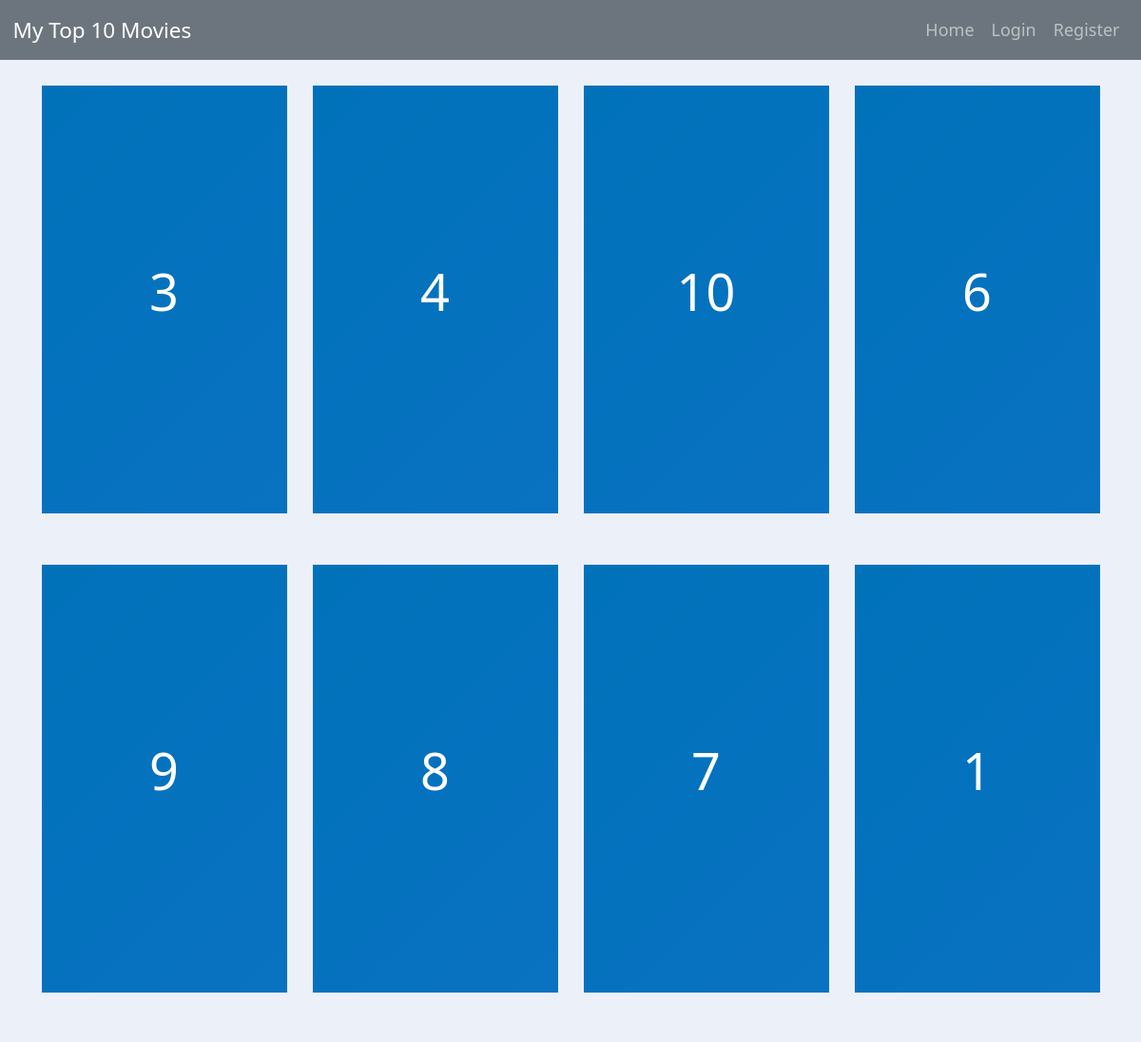
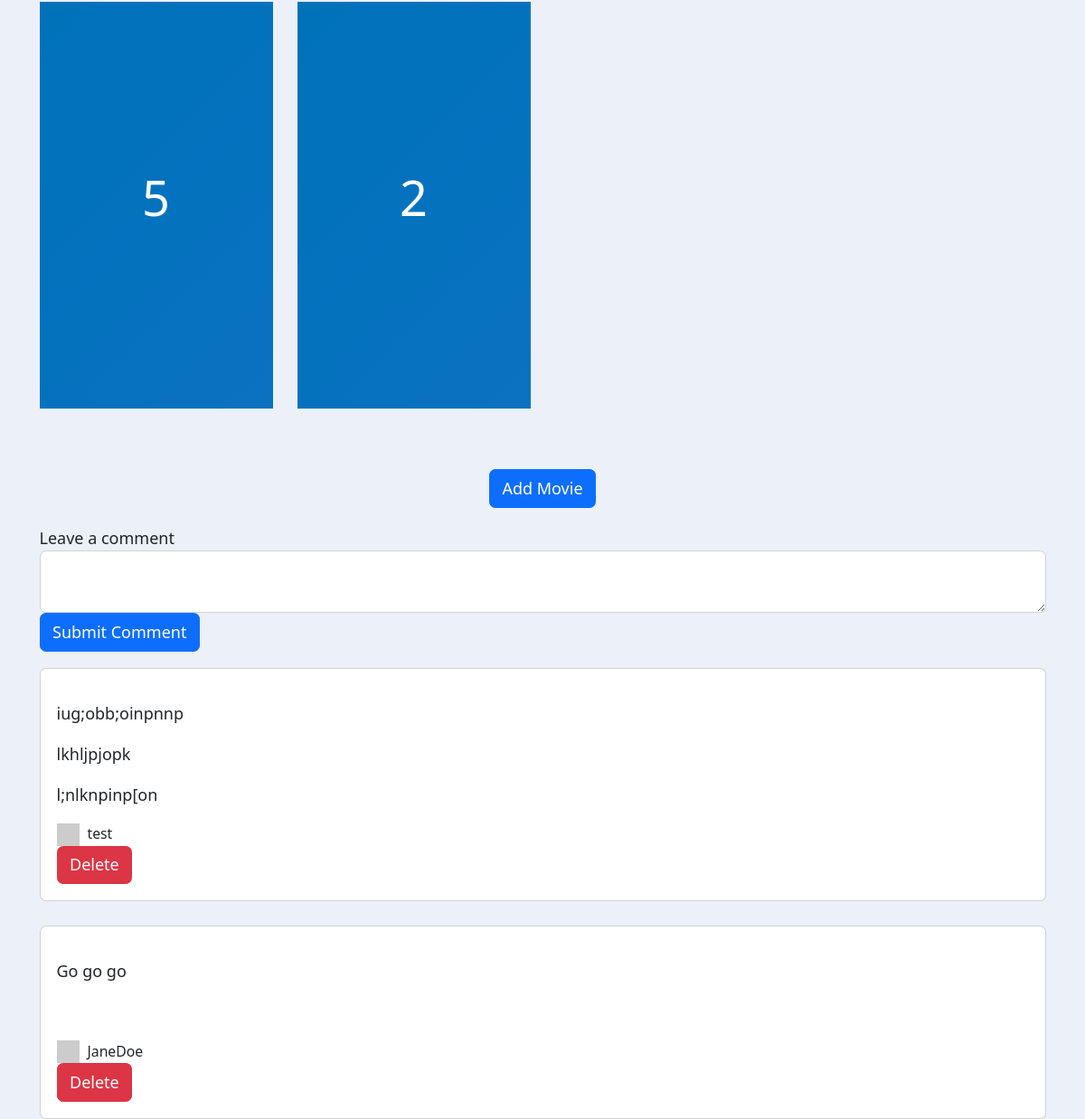
The page / on the database its author committed (2 pictures, top to bottom).
### main.py (models this page shows, shortened)
class Movie(db.Model):
    __tablename__ = "movies"
    id = db.Column(db.Integer, primary_key=True)
    title = db.Column(db.String(250), unique=True, nullable=False)
    release_date = db.Column(db.Integer, nullable=False)
    rating = db.Column(db.Float, nullable=False)
    review = db.Column(db.String(250), nullable=False)
    overview = db.Column(db.String(250), nullable=False)
    img_url = db.Column(db.String(250), nullable=False)

class Comment(db.Model):
    __tablename__ = "comments"
    id = db.Column(db.Integer, primary_key=True)
    text = db.Column(db.Text, nullable=False)
    author_id = db.Column(db.Integer, db.ForeignKey("users.id"))
    comment_author = relationship("User", back_populates="comments")

class User(UserMixin, db.Model):
    __tablename__ = "users"
    id = db.Column(db.Integer, primary_key=True)
    email = db.Column(db.String(100), unique=True)
    password = db.Column(db.String(100))
    name = db.Column(db.String(100))
    comments = relationship("Comment", back_populates="comment_author")

### main.py (the view, shortened to what this page needs)
@app.route("/", methods=["GET", "POST"])
def home():
    all_movies = Movie.query.order_by(desc(Movie.rating)).all()
    all_comments = Comment.query.all()
    comment_form = CommentForm()
    return render_template("index.html", movies=all_movies, current_user=current_user, comments=all_comments, form=comment_form)

### forms.py
class CommentForm(FlaskForm):
    comment = CKEditorField("Leave a comment", validators=[DataRequired()])
    submit = SubmitField("Submit Comment")

### templates/index.html (shortened to what this page needs)
{% extends "base.html" %}
{% import "bootstrap/wtf.html" as wtf %}
{% block content %}
<div class="container">
    <div class="row">
   {% for movie in movies: %}
    <div class="col-xl-3 col-lg-4 col-md-6 col-sm-6 col-12">
        <div class="card" id="cardmovie">
            <div class="card-side front" style="background-image: url('{{ movie.img_url }}');">
                <p class="large">{{ movie.id }}</p>
            </div>
            <div class="card-side back">
                <div>
                    <div class="title">
                        <span class="release_date">{{ movie.release_date }}</span>
                    </div>
                    <div class="rating">
                        <label>{{ movie.rating }}</label>
                    </div>
                    <p class="review">{{ movie.review }}</p>
                    <p class="overview">{{ movie.overview }}</p>
                    <a href="{{ url_for('edit', id=movie.id) }}" class="btn btn-primary">Update</a>
                    <a href="{{ url_for('delete', id=movie.id) }}" class="btn btn-danger">Delete</a>
                </div>
            </div>
        </div>
    </div>
    {% endfor %}
    </div>
</div>
<div class="container text-center add">
    <a href="{{ url_for('add',page='add.html') }}" class="btn btn-primary">Add Movie</a>
</div>
<div class="container">
    {{ wtf.quick_form(form, novalidate=True, button_map={"submit": "primary"}) }}
    {% for comment in comments: %}
    <div class="card mb-4">
          <div class="card-body">
            <p>{{comment.text|safe}}</p>
            <div class="d-flex justify-content-between">
              <div class="d-flex flex-row align-items-center">
                <img src="{{ comment.comment_author.email | gravatar }}" alt="avatar" width="25"
                  height="25" />
                <p class="small mb-0 ms-2">{{comment.comment_author.name}}</p>
              </div>
            </div>
            <a href="{{ url_for('delete_comment', author_id=user_id) }}" class="btn btn-danger">Delete</a>
          </div>
        </div>
    {% endfor %}
</div>
{% endblock %}

### templates/base.html (shortened to what this page needs)
<html>
    <head>
        <link href="https://cdn.jsdelivr.net/npm/bootstrap@5.2.0/dist/css/bootstrap.min.css" rel="stylesheet">
        <link rel="stylesheet" href="{{ url_for('static', filename='css/styles.css') }}">
    </head>
    <body>
        <nav class="navbar navbar-expand-lg navbar-dark bg-secondary">
            <div class="container-fluid">
                <a class="navbar-brand mt-2 mt-lg-0" href="{{url_for('home')}}">My Top 10 Movies</a>
                <div class="collapse navbar-collapse justify-content-end" id="navbarTogglerDemo02">
                    <ul class="navbar-nav mr-auto mt-2 mt-lg-0">
                        <li class="nav-item">
                            <a class="nav-link" href="{{ url_for('home') }}">Home</a>
                        </li>
                        {% if not current_user.is_authenticated: %}
                        <li class="nav-item">
                            <a class="nav-link" href="{{ url_for('login') }}">Login</a>
                        </li>
                        <li class="nav-item">
                            <a class="nav-link" href="{{ url_for('register') }}">Register</a>
                        </li>
                        {% else: %}
                        <li class="nav-item">
                            <a class="nav-link" href="{{ url_for('logout') }}">Log Out</a>
                        </li>
                        {% endif %}
                    </ul>
                </div>
            </div>
        </nav>
        {% block content %}
        {% endblock %}
    </body>
</html>

### static/css/styles.css (style rules this page uses)
*, *:before, *:after { box-sizing: border-box; }
html { font-size: 18px; line-height: 1.5; font-weight: 300; color: #333; font-family: "Nunito Sans", sans-serif; }
body { margin: 0; padding: 0; height: 100vh; background-color: #ecf0f9; background-attachment: fixed; }
.large { font-size: 3rem; }
p.overview { font-size: 14px; height: 200px; width: 100%; overflow: hidden; text-overflow: ellipsis; }
#cardmovie { perspective: 150rem; position: relative; height: 450px; width:calc(100%-1rem); box-shadow: none; background: none; cursor:pointer; margin-bottom:1.5rem; margin-top:1.5rem; border: none; }
.card-side { height: 20rem; transition: all 0.8s ease; backface-visibility: hidden; position: absolute; top: 0; left: 0; width: 80%; height: 90%; padding:2rem; color: white; display:flex; justify-content:center; align-items:center; }
.card-side.back { transform: rotateY(-180deg); background-color: #4158D0; background-image:linear-gradient(to right top,#003865,#293462); }
.card-side.front { background-color: #0093E9; background-image:linear-gradient(135deg,#003865,#371B58); }
.front:before { position: absolute; display: block; content: ''; top: 0; left: 0; right: 0; bottom: 0; background: linear-gradient(135deg, #003865, #1C3879); opacity: 0.35; z-index: -1; }
.front, .back { display: flex; background-position: center; background-size: cover; text-align: center; justify-content: center; align-items: center; position: absolute; height: 100%; width: 100%; -webkit-backface-visibility: hidden; backface-visibility: hidden; transform-style: preserve-3d; transition: ease-in-out 600ms; }
.container.add { margin-top: 40px; margin-bottom: 20px; }
.rating { color: #E4BB23; }
.review { font-style: italic; }
.title { font-weight: bold; }
.release_date { font-weight: normal; }

### rows shown on the page
Movie: id "3"
Movie: id "4"
Movie: id "10"
Movie: id "6"
Movie: id "9"
Movie: id "8"
Movie: id "7"
Movie: id "1"
Movie: id "5"
Movie: id "2"
Comment: text "iug;obb;oinpnnp lkhljpjopk l;nlknpinp[on", comment_author.name "test"
Comment: text "Go go go", comment_author.name "JaneDoe"
